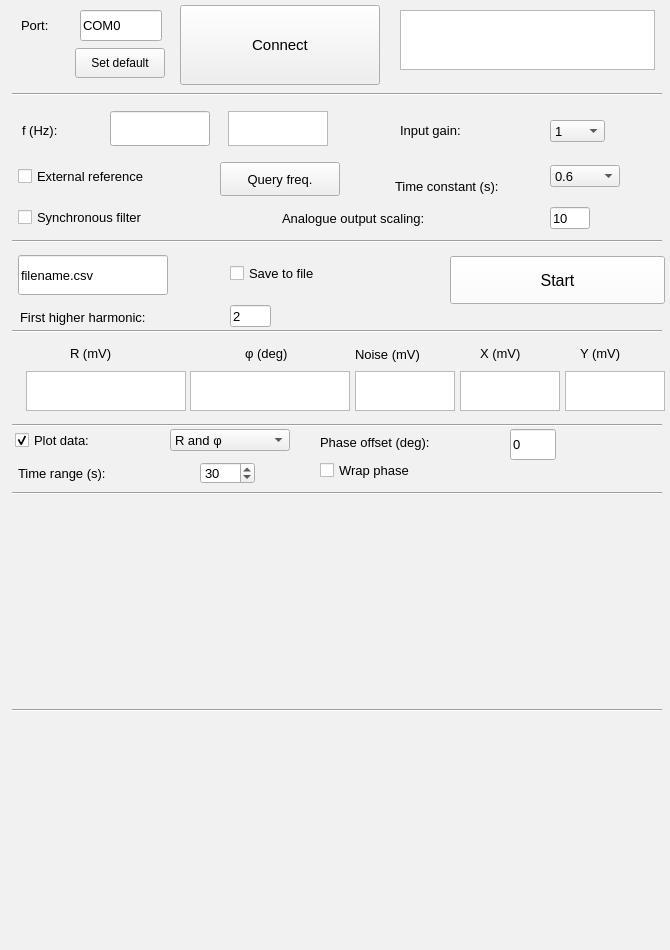
<?xml version="1.0" encoding="UTF-8"?>
<ui version="4.0">
 <class>Form</class>
 <widget class="QWidget" name="Form">
  <property name="geometry">
   <rect>
    <x>0</x>
    <y>0</y>
    <width>670</width>
    <height>950</height>
   </rect>
  </property>
  <property name="palette">
   <palette>
    <active>
     <colorrole role="Base">
      <brush brushstyle="SolidPattern">
       <color alpha="255">
        <red>255</red>
        <green>255</green>
        <blue>255</blue>
       </color>
      </brush>
     </colorrole>
     <colorrole role="Window">
      <brush brushstyle="SolidPattern">
       <color alpha="255">
        <red>241</red>
        <green>241</green>
        <blue>241</blue>
       </color>
      </brush>
     </colorrole>
    </active>
    <inactive>
     <colorrole role="Base">
      <brush brushstyle="SolidPattern">
       <color alpha="255">
        <red>255</red>
        <green>255</green>
        <blue>255</blue>
       </color>
      </brush>
     </colorrole>
     <colorrole role="Window">
      <brush brushstyle="SolidPattern">
       <color alpha="255">
        <red>241</red>
        <green>241</green>
        <blue>241</blue>
       </color>
      </brush>
     </colorrole>
    </inactive>
    <disabled>
     <colorrole role="Base">
      <brush brushstyle="SolidPattern">
       <color alpha="255">
        <red>241</red>
        <green>241</green>
        <blue>241</blue>
       </color>
      </brush>
     </colorrole>
     <colorrole role="Window">
      <brush brushstyle="SolidPattern">
       <color alpha="255">
        <red>241</red>
        <green>241</green>
        <blue>241</blue>
       </color>
      </brush>
     </colorrole>
    </disabled>
   </palette>
  </property>
  <property name="windowTitle">
   <string>AMPLIFICADOR LOCK IN</string>
  </property>
  <widget class="QTextBrowser" name="rOutput">
   <property name="geometry">
    <rect>
     <x>26</x>
     <y>371</y>
     <width>160</width>
     <height>40</height>
    </rect>
   </property>
   <property name="font">
    <font>
     <pointsize>11</pointsize>
    </font>
   </property>
  </widget>
  <widget class="QTextBrowser" name="phaseOutput">
   <property name="geometry">
    <rect>
     <x>190</x>
     <y>371</y>
     <width>160</width>
     <height>40</height>
    </rect>
   </property>
   <property name="font">
    <font>
     <pointsize>10</pointsize>
    </font>
   </property>
  </widget>
  <widget class="QTextBrowser" name="noiseOutput">
   <property name="geometry">
    <rect>
     <x>355</x>
     <y>371</y>
     <width>100</width>
     <height>40</height>
    </rect>
   </property>
   <property name="font">
    <font>
     <pointsize>10</pointsize>
    </font>
   </property>
  </widget>
  <widget class="QTextBrowser" name="xOutput">
   <property name="geometry">
    <rect>
     <x>460</x>
     <y>371</y>
     <width>100</width>
     <height>40</height>
    </rect>
   </property>
   <property name="font">
    <font>
     <pointsize>10</pointsize>
    </font>
   </property>
  </widget>
  <widget class="QTextBrowser" name="yOutput">
   <property name="geometry">
    <rect>
     <x>565</x>
     <y>371</y>
     <width>100</width>
     <height>40</height>
    </rect>
   </property>
   <property name="font">
    <font>
     <pointsize>10</pointsize>
    </font>
   </property>
  </widget>
  <widget class="QLabel" name="label">
   <property name="geometry">
    <rect>
     <x>70</x>
     <y>343</y>
     <width>64</width>
     <height>21</height>
    </rect>
   </property>
   <property name="font">
    <font>
     <pointsize>10</pointsize>
    </font>
   </property>
   <property name="text">
    <string>R (mV)</string>
   </property>
  </widget>
  <widget class="QLabel" name="label_2">
   <property name="geometry">
    <rect>
     <x>245</x>
     <y>339</y>
     <width>70</width>
     <height>28</height>
    </rect>
   </property>
   <property name="font">
    <font>
     <pointsize>10</pointsize>
    </font>
   </property>
   <property name="text">
    <string>φ (deg)</string>
   </property>
  </widget>
  <widget class="QLabel" name="label_3">
   <property name="geometry">
    <rect>
     <x>355</x>
     <y>344</y>
     <width>100</width>
     <height>20</height>
    </rect>
   </property>
   <property name="font">
    <font>
     <pointsize>10</pointsize>
    </font>
   </property>
   <property name="text">
    <string>Noise (mV)</string>
   </property>
  </widget>
  <widget class="QLabel" name="label_4">
   <property name="geometry">
    <rect>
     <x>480</x>
     <y>341</y>
     <width>75</width>
     <height>25</height>
    </rect>
   </property>
   <property name="font">
    <font>
     <pointsize>10</pointsize>
    </font>
   </property>
   <property name="text">
    <string>X (mV)</string>
   </property>
  </widget>
  <widget class="QLabel" name="label_5">
   <property name="geometry">
    <rect>
     <x>580</x>
     <y>342</y>
     <width>80</width>
     <height>22</height>
    </rect>
   </property>
   <property name="font">
    <font>
     <pointsize>10</pointsize>
    </font>
   </property>
   <property name="text">
    <string>Y (mV)</string>
   </property>
  </widget>
  <widget class="QLineEdit" name="filenameInput">
   <property name="geometry">
    <rect>
     <x>18</x>
     <y>255</y>
     <width>150</width>
     <height>40</height>
    </rect>
   </property>
   <property name="font">
    <font>
     <pointsize>10</pointsize>
    </font>
   </property>
   <property name="text">
    <string>filename.csv</string>
   </property>
  </widget>
  <widget class="QCheckBox" name="recordBox">
   <property name="geometry">
    <rect>
     <x>230</x>
     <y>265</y>
     <width>111</width>
     <height>17</height>
    </rect>
   </property>
   <property name="font">
    <font>
     <pointsize>10</pointsize>
    </font>
   </property>
   <property name="text">
    <string>Save to file</string>
   </property>
   <property name="checked">
    <bool>false</bool>
   </property>
  </widget>
  <widget class="QPushButton" name="measureButton">
   <property name="geometry">
    <rect>
     <x>450</x>
     <y>256</y>
     <width>215</width>
     <height>48</height>
    </rect>
   </property>
   <property name="palette">
    <palette>
     <active>
      <colorrole role="Button">
       <brush brushstyle="SolidPattern">
        <color alpha="255">
         <red>255</red>
         <green>255</green>
         <blue>255</blue>
        </color>
       </brush>
      </colorrole>
     </active>
     <inactive>
      <colorrole role="Button">
       <brush brushstyle="SolidPattern">
        <color alpha="255">
         <red>255</red>
         <green>255</green>
         <blue>255</blue>
        </color>
       </brush>
      </colorrole>
     </inactive>
     <disabled>
      <colorrole role="Button">
       <brush brushstyle="SolidPattern">
        <color alpha="255">
         <red>255</red>
         <green>255</green>
         <blue>255</blue>
        </color>
       </brush>
      </colorrole>
     </disabled>
    </palette>
   </property>
   <property name="font">
    <font>
     <pointsize>12</pointsize>
    </font>
   </property>
   <property name="text">
    <string>Start</string>
   </property>
   <property name="checkable">
    <bool>true</bool>
   </property>
  </widget>
  <widget class="QPushButton" name="connectButton">
   <property name="geometry">
    <rect>
     <x>180</x>
     <y>5</y>
     <width>200</width>
     <height>80</height>
    </rect>
   </property>
   <property name="font">
    <font>
     <pointsize>11</pointsize>
    </font>
   </property>
   <property name="text">
    <string>Connect</string>
   </property>
  </widget>
  <widget class="QLineEdit" name="portInput">
   <property name="geometry">
    <rect>
     <x>80</x>
     <y>10</y>
     <width>82</width>
     <height>31</height>
    </rect>
   </property>
   <property name="font">
    <font>
     <pointsize>10</pointsize>
    </font>
   </property>
   <property name="text">
    <string>COM0</string>
   </property>
  </widget>
  <widget class="QLineEdit" name="freqInput">
   <property name="geometry">
    <rect>
     <x>110</x>
     <y>111</y>
     <width>100</width>
     <height>35</height>
    </rect>
   </property>
   <property name="font">
    <font>
     <pointsize>10</pointsize>
    </font>
   </property>
   <property name="toolTip">
    <string>Enter desired modulation frequency</string>
   </property>
   <property name="text">
    <string/>
   </property>
  </widget>
  <widget class="QLabel" name="label_6">
   <property name="geometry">
    <rect>
     <x>22</x>
     <y>115</y>
     <width>80</width>
     <height>31</height>
    </rect>
   </property>
   <property name="font">
    <font>
     <pointsize>10</pointsize>
    </font>
   </property>
   <property name="text">
    <string>f (Hz):</string>
   </property>
  </widget>
  <widget class="QTextBrowser" name="freqOutput">
   <property name="geometry">
    <rect>
     <x>228</x>
     <y>111</y>
     <width>100</width>
     <height>35</height>
    </rect>
   </property>
   <property name="font">
    <font>
     <pointsize>10</pointsize>
    </font>
   </property>
   <property name="toolTip">
    <string>Current modulation frequency</string>
   </property>
  </widget>
  <widget class="QTextBrowser" name="dialogueBox">
   <property name="geometry">
    <rect>
     <x>400</x>
     <y>10</y>
     <width>255</width>
     <height>60</height>
    </rect>
   </property>
   <property name="font">
    <font>
     <pointsize>10</pointsize>
    </font>
   </property>
  </widget>
  <widget class="QCheckBox" name="filterCheckBox">
   <property name="geometry">
    <rect>
     <x>18</x>
     <y>207</y>
     <width>221</width>
     <height>21</height>
    </rect>
   </property>
   <property name="font">
    <font>
     <pointsize>10</pointsize>
    </font>
   </property>
   <property name="toolTip">
    <string>Only recommended for extremely low frequencies (&lt;20 Hz)</string>
   </property>
   <property name="text">
    <string>Synchronous filter</string>
   </property>
  </widget>
  <widget class="PlotWidget" name="graphWidget" native="true">
   <property name="geometry">
    <rect>
     <x>0</x>
     <y>490</y>
     <width>665</width>
     <height>210</height>
    </rect>
   </property>
   <property name="font">
    <font>
     <pointsize>11</pointsize>
    </font>
   </property>
  </widget>
  <widget class="QCheckBox" name="plotBox">
   <property name="geometry">
    <rect>
     <x>15</x>
     <y>432</y>
     <width>111</width>
     <height>17</height>
    </rect>
   </property>
   <property name="font">
    <font>
     <pointsize>10</pointsize>
    </font>
   </property>
   <property name="text">
    <string>Plot data:</string>
   </property>
   <property name="checked">
    <bool>true</bool>
   </property>
  </widget>
  <widget class="QLabel" name="label_8">
   <property name="geometry">
    <rect>
     <x>21</x>
     <y>15</y>
     <width>47</width>
     <height>21</height>
    </rect>
   </property>
   <property name="font">
    <font>
     <pointsize>10</pointsize>
    </font>
   </property>
   <property name="text">
    <string>Port:</string>
   </property>
  </widget>
  <widget class="QSpinBox" name="secondsBox">
   <property name="geometry">
    <rect>
     <x>200</x>
     <y>462</y>
     <width>55</width>
     <height>22</height>
    </rect>
   </property>
   <property name="font">
    <font>
     <pointsize>10</pointsize>
    </font>
   </property>
   <property name="maximum">
    <number>999</number>
   </property>
   <property name="value">
    <number>30</number>
   </property>
  </widget>
  <widget class="PlotWidget" name="graphWidget2" native="true">
   <property name="geometry">
    <rect>
     <x>0</x>
     <y>710</y>
     <width>665</width>
     <height>210</height>
    </rect>
   </property>
   <property name="font">
    <font>
     <pointsize>10</pointsize>
    </font>
   </property>
  </widget>
  <widget class="QLineEdit" name="phaseInput">
   <property name="geometry">
    <rect>
     <x>510</x>
     <y>429</y>
     <width>46</width>
     <height>31</height>
    </rect>
   </property>
   <property name="font">
    <font>
     <pointsize>10</pointsize>
    </font>
   </property>
   <property name="text">
    <string>0</string>
   </property>
  </widget>
  <widget class="QLabel" name="label_10">
   <property name="geometry">
    <rect>
     <x>320</x>
     <y>429</y>
     <width>200</width>
     <height>28</height>
    </rect>
   </property>
   <property name="font">
    <font>
     <pointsize>10</pointsize>
    </font>
   </property>
   <property name="text">
    <string>&lt;html&gt;&lt;head/&gt;&lt;body&gt;&lt;p&gt;Phase offset (deg):&lt;/p&gt;&lt;/body&gt;&lt;/html&gt;</string>
   </property>
  </widget>
  <widget class="QComboBox" name="comboBox">
   <property name="geometry">
    <rect>
     <x>170</x>
     <y>429</y>
     <width>120</width>
     <height>22</height>
    </rect>
   </property>
   <property name="font">
    <font>
     <pointsize>10</pointsize>
    </font>
   </property>
   <item>
    <property name="text">
     <string>R and φ</string>
    </property>
   </item>
   <item>
    <property name="text">
     <string>X and Y</string>
    </property>
   </item>
  </widget>
  <widget class="QLabel" name="label_11">
   <property name="geometry">
    <rect>
     <x>18</x>
     <y>465</y>
     <width>100</width>
     <height>16</height>
    </rect>
   </property>
   <property name="font">
    <font>
     <pointsize>10</pointsize>
    </font>
   </property>
   <property name="text">
    <string>Time range (s):</string>
   </property>
  </widget>
  <widget class="QCheckBox" name="phaseWrapBox">
   <property name="geometry">
    <rect>
     <x>320</x>
     <y>462</y>
     <width>103</width>
     <height>17</height>
    </rect>
   </property>
   <property name="font">
    <font>
     <pointsize>10</pointsize>
    </font>
   </property>
   <property name="text">
    <string>Wrap phase</string>
   </property>
  </widget>
  <widget class="QComboBox" name="gainBox">
   <property name="geometry">
    <rect>
     <x>550</x>
     <y>120</y>
     <width>55</width>
     <height>22</height>
    </rect>
   </property>
   <property name="font">
    <font>
     <pointsize>10</pointsize>
    </font>
   </property>
   <property name="currentText">
    <string>1</string>
   </property>
   <property name="currentIndex">
    <number>1</number>
   </property>
   <item>
    <property name="text">
     <string>0</string>
    </property>
   </item>
   <item>
    <property name="text">
     <string>1</string>
    </property>
   </item>
   <item>
    <property name="text">
     <string>2</string>
    </property>
   </item>
   <item>
    <property name="text">
     <string>4</string>
    </property>
   </item>
   <item>
    <property name="text">
     <string>8</string>
    </property>
   </item>
   <item>
    <property name="text">
     <string>16</string>
    </property>
   </item>
   <item>
    <property name="text">
     <string>32</string>
    </property>
   </item>
   <item>
    <property name="text">
     <string>64</string>
    </property>
   </item>
  </widget>
  <widget class="QLabel" name="label_7">
   <property name="geometry">
    <rect>
     <x>400</x>
     <y>115</y>
     <width>105</width>
     <height>30</height>
    </rect>
   </property>
   <property name="font">
    <font>
     <pointsize>10</pointsize>
    </font>
   </property>
   <property name="text">
    <string>Input gain:</string>
   </property>
  </widget>
  <widget class="QCheckBox" name="refCheckBox">
   <property name="geometry">
    <rect>
     <x>18</x>
     <y>168</y>
     <width>157</width>
     <height>17</height>
    </rect>
   </property>
   <property name="font">
    <font>
     <pointsize>10</pointsize>
    </font>
   </property>
   <property name="toolTip">
    <string>Select to enable external reference</string>
   </property>
   <property name="text">
    <string>External reference</string>
   </property>
  </widget>
  <widget class="QPushButton" name="refResetButton">
   <property name="geometry">
    <rect>
     <x>220</x>
     <y>162</y>
     <width>120</width>
     <height>34</height>
    </rect>
   </property>
   <property name="font">
    <font>
     <pointsize>10</pointsize>
    </font>
   </property>
   <property name="toolTip">
    <string>Calculate current frequency if using external reference</string>
   </property>
   <property name="text">
    <string>Query freq.</string>
   </property>
  </widget>
  <widget class="QComboBox" name="timeConstantBox">
   <property name="geometry">
    <rect>
     <x>550</x>
     <y>165</y>
     <width>70</width>
     <height>22</height>
    </rect>
   </property>
   <property name="font">
    <font>
     <pointsize>10</pointsize>
    </font>
   </property>
   <property name="currentText">
    <string>0.6</string>
   </property>
   <property name="currentIndex">
    <number>5</number>
   </property>
   <item>
    <property name="text">
     <string>0.01</string>
    </property>
   </item>
   <item>
    <property name="text">
     <string>0.03</string>
    </property>
   </item>
   <item>
    <property name="text">
     <string>0.06</string>
    </property>
   </item>
   <item>
    <property name="text">
     <string>0.1</string>
    </property>
   </item>
   <item>
    <property name="text">
     <string>0.3</string>
    </property>
   </item>
   <item>
    <property name="text">
     <string>0.6</string>
    </property>
   </item>
   <item>
    <property name="text">
     <string>1</string>
    </property>
   </item>
   <item>
    <property name="text">
     <string>3</string>
    </property>
   </item>
   <item>
    <property name="text">
     <string>6</string>
    </property>
   </item>
   <item>
    <property name="text">
     <string>10</string>
    </property>
   </item>
  </widget>
  <widget class="QLabel" name="label_12">
   <property name="geometry">
    <rect>
     <x>395</x>
     <y>168</y>
     <width>130</width>
     <height>36</height>
    </rect>
   </property>
   <property name="font">
    <font>
     <pointsize>10</pointsize>
    </font>
   </property>
   <property name="toolTip">
    <string>Filter time constant for lock-in algorithm (not used for synchronous filter)</string>
   </property>
   <property name="text">
    <string>Time constant (s):</string>
   </property>
  </widget>
  <widget class="QLabel" name="label_13">
   <property name="geometry">
    <rect>
     <x>282</x>
     <y>210</y>
     <width>145</width>
     <height>16</height>
    </rect>
   </property>
   <property name="font">
    <font>
     <pointsize>10</pointsize>
    </font>
   </property>
   <property name="toolTip">
    <string>Scaling factor for analogue output</string>
   </property>
   <property name="text">
    <string>Analogue output scaling:</string>
   </property>
  </widget>
  <widget class="QLineEdit" name="outputScalingEdit">
   <property name="geometry">
    <rect>
     <x>550</x>
     <y>207</y>
     <width>40</width>
     <height>22</height>
    </rect>
   </property>
   <property name="font">
    <font>
     <pointsize>10</pointsize>
    </font>
   </property>
   <property name="text">
    <string>10</string>
   </property>
  </widget>
  <widget class="Line" name="line_6">
   <property name="geometry">
    <rect>
     <x>12</x>
     <y>84</y>
     <width>650</width>
     <height>21</height>
    </rect>
   </property>
   <property name="orientation">
    <enum>Qt::Horizontal</enum>
   </property>
  </widget>
  <widget class="QPushButton" name="defaultButton">
   <property name="geometry">
    <rect>
     <x>75</x>
     <y>48</y>
     <width>90</width>
     <height>30</height>
    </rect>
   </property>
   <property name="toolTip">
    <string>Set current port as default</string>
   </property>
   <property name="text">
    <string>Set default</string>
   </property>
  </widget>
  <widget class="Line" name="line_7">
   <property name="geometry">
    <rect>
     <x>12</x>
     <y>231</y>
     <width>650</width>
     <height>21</height>
    </rect>
   </property>
   <property name="orientation">
    <enum>Qt::Horizontal</enum>
   </property>
  </widget>
  <widget class="Line" name="line_8">
   <property name="geometry">
    <rect>
     <x>12</x>
     <y>321</y>
     <width>650</width>
     <height>21</height>
    </rect>
   </property>
   <property name="orientation">
    <enum>Qt::Horizontal</enum>
   </property>
  </widget>
  <widget class="Line" name="line_9">
   <property name="geometry">
    <rect>
     <x>12</x>
     <y>415</y>
     <width>650</width>
     <height>21</height>
    </rect>
   </property>
   <property name="orientation">
    <enum>Qt::Horizontal</enum>
   </property>
  </widget>
  <widget class="Line" name="line_10">
   <property name="geometry">
    <rect>
     <x>12</x>
     <y>483</y>
     <width>650</width>
     <height>21</height>
    </rect>
   </property>
   <property name="orientation">
    <enum>Qt::Horizontal</enum>
   </property>
  </widget>
  <widget class="Line" name="line_11">
   <property name="geometry">
    <rect>
     <x>12</x>
     <y>700</y>
     <width>650</width>
     <height>21</height>
    </rect>
   </property>
   <property name="palette">
    <palette>
     <active>
      <colorrole role="Base">
       <brush brushstyle="SolidPattern">
        <color alpha="255">
         <red>255</red>
         <green>255</green>
         <blue>255</blue>
        </color>
       </brush>
      </colorrole>
      <colorrole role="Window">
       <brush brushstyle="SolidPattern">
        <color alpha="255">
         <red>255</red>
         <green>255</green>
         <blue>255</blue>
        </color>
       </brush>
      </colorrole>
     </active>
     <inactive>
      <colorrole role="Base">
       <brush brushstyle="SolidPattern">
        <color alpha="255">
         <red>255</red>
         <green>255</green>
         <blue>255</blue>
        </color>
       </brush>
      </colorrole>
      <colorrole role="Window">
       <brush brushstyle="SolidPattern">
        <color alpha="255">
         <red>255</red>
         <green>255</green>
         <blue>255</blue>
        </color>
       </brush>
      </colorrole>
     </inactive>
     <disabled>
      <colorrole role="Base">
       <brush brushstyle="SolidPattern">
        <color alpha="255">
         <red>255</red>
         <green>255</green>
         <blue>255</blue>
        </color>
       </brush>
      </colorrole>
      <colorrole role="Window">
       <brush brushstyle="SolidPattern">
        <color alpha="255">
         <red>255</red>
         <green>255</green>
         <blue>255</blue>
        </color>
       </brush>
      </colorrole>
     </disabled>
    </palette>
   </property>
   <property name="orientation">
    <enum>Qt::Horizontal</enum>
   </property>
  </widget>
  <widget class="QLineEdit" name="harmonicEdit">
   <property name="geometry">
    <rect>
     <x>230</x>
     <y>305</y>
     <width>41</width>
     <height>22</height>
    </rect>
   </property>
   <property name="font">
    <font>
     <pointsize>10</pointsize>
    </font>
   </property>
   <property name="text">
    <string>2</string>
   </property>
  </widget>
  <widget class="QLabel" name="label_9">
   <property name="geometry">
    <rect>
     <x>20</x>
     <y>300</y>
     <width>205</width>
     <height>35</height>
    </rect>
   </property>
   <property name="font">
    <font>
     <pointsize>10</pointsize>
    </font>
   </property>
   <property name="toolTip">
    <string>Will save to file 3 higher harmonics starting from this value</string>
   </property>
   <property name="text">
    <string>First higher harmonic:</string>
   </property>
  </widget>
 </widget>
 <customwidgets>
  <customwidget>
   <class>PlotWidget</class>
   <extends>QWidget</extends>
   <header>pyqtgraph</header>
   <container>1</container>
  </customwidget>
 </customwidgets>
 <resources/>
 <connections/>
</ui>
